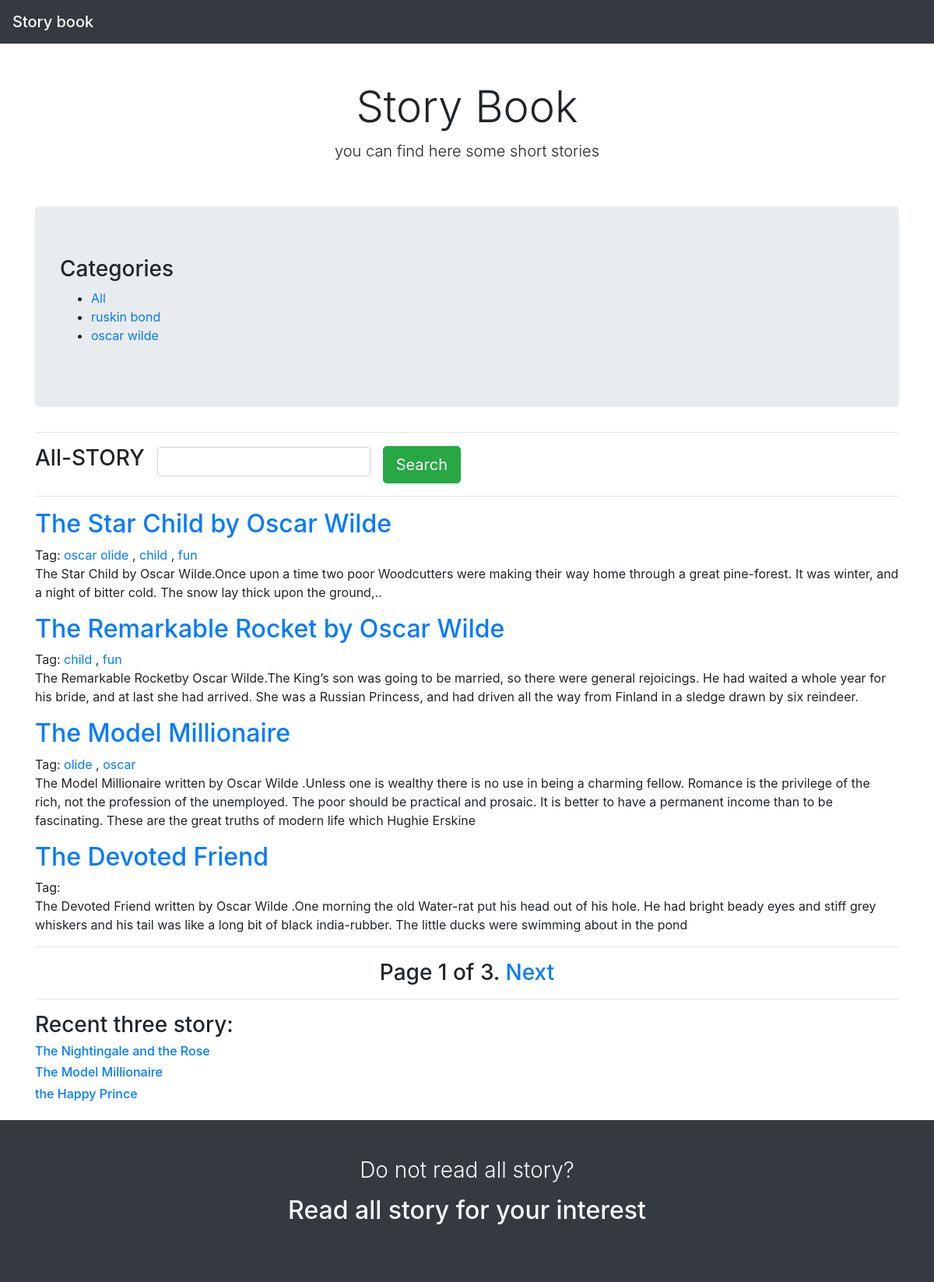
The page / on the database its author committed.
### story/models.py (models this page shows, shortened)
class Category(models.Model):
    name=models.CharField(max_length=150,db_index=True,)
    slug=models.SlugField(unique=True)
    class Meta:
        ordering=('-name',)
    def get_absolute_url(self):
        return reverse('story:story_category',args=[self.slug,])

class Story(models.Model):
    category=models.ForeignKey(Category,on_delete=models.CASCADE)
    title=models.CharField(max_length=150)
    body=models.TextField()
    des=models.TextField()
    publish=models.DateTimeField(auto_now_add=True)
    tags=TaggableManager()
    class Meta:
        ordering=('-publish',)
    def get_absolute_url(self):
        return reverse('story:story_detail',args=[self.id,])

### story/views.py (the view, shortened to what this page needs)
# urls.py: path('', views.story_list,name='story_list'),
def story_list(request,category_slug=None,tag_slug=None):
    category=None
    categories=Category.objects.all()
    story=Story.objects.all()
    paginator=Paginator(story,4)
    page=request.GET.get('page')
    tag=None
    try:
        story=paginator.page(page)
    except PageNotAnInteger:
        story=paginator.page(1)
    except EmptyPage:
        story=paginator.page(paginator.num_pages)
    all_story=list(Story.objects.all())
    recent_story=random.sample(all_story,3)
    return render(request,'story/story_list.html',{
                                                   'categories':categories,
                                                   'story':story,
                                                   'category':category,
                                                   'page':page,
                                                   'recent_story':recent_story,
                                                   'tag':tag
                                                   })

### story/templates/story/story_list.html (shortened to what this page needs)
{% extends 'base.html' %}
{% block body %}
<div class="pricing-header px-3 py-3 pt-md-5 pb-md-4 mx-auto text-center">
    <h1 class="display-4">Story Book</h1>
    <p class="lead">you can find here some short stories</p>
</div>
<div class="container">
    <div class="jumbotron mt-3">
        <h3>Categories</h3>
        <ul>
            <li>
                <a href="{% url 'story:story_list' %}">All</a>
            </li>
            {% for x in categories %}
            <li>
                <a href="{{x.get_absolute_url}}">{{x.name}}</a>
            </li>
            {% endfor %}
        </ul>
    </div>
    <div>
        <hr>
         <form action="{% url 'story:story_search' %}" class="form-inline" method="get">
             <div class="form-group mb-2">
                <h3> {% if category %}{{category.name}}{% else %}All-STORY{% endif  %}</h3>
             </div>
             <div class="form-group mx-sm-3 mb-2">
                 <input name="search" class="form-control" >
             </div>
            <button type="submit" class="btn btn-success btn-lg">Search</button>
         </form>
        <hr>
        {% for x in story %}
        <div class="mt-3">
            <a href="{{x.get_absolute_url}}">
                <h2>{{x.title}}</h2>
            </a>
            Tag: {% for tag in x.tags.all %}
            <a href='{% url "story:story_by_tag" tag.slug %}'>{{tag.name}}</a>
            {% if not forloop.last %},{% endif %}
            {% endfor %}
            <p>{{x.des}}</p>
        </div>
        {% endfor %}
        <hr>
        <h3 class="text-center">{% include 'pagination.html' with page=story %}</h3>
         <hr>
         <h3>Recent three story:</h3>
         {% for x in recent_story %}
         <a href="{{recent_story.get_absolute_url}}">
            <h6>{{x.title}}</h6>
        </a>
         {% endfor %}
    </div>
</div>
{% endblock %}

### story/templates/base.html (shortened to what this page needs)
<!doctype html>
<html lang="en">
  <head>
    <link rel="stylesheet" href="https://stackpath.bootstrapcdn.com/bootstrap/4.5.0/css/bootstrap.min.css">
  </head>
  <body>
    <nav class="navbar navbar-dark bg-dark">
    <span class="navbar-brand mb-0 h1">Story book</span>
    </nav>
    {% block body %}
     {% endblock %}
     <footer class="cs-footer mt-4 bg-dark pt-5 pt-md-6 pt-lg-7">
      <div class="container pt-3 pt-md-0">
        <div class="pb-md-4 text-center">
          <h3 class="text-light font-weight-light mb-3">Do not read all story?</h3>
          <h2 class="text-light mb-5">Read all story for your interest</h2>
        </div>
      </div>
      </footer>
  </body>
</html>

### story/templates/pagination.html (shortened to what this page needs)
<div class="">
    <span class="">
    <span class="">
    Page {{ page.number }} of {{ page.paginator.num_pages }}.
    </span>
    {% if page.has_next %}
    <a href="?page={{ page.next_page_number }}">Next</a>
    {% endif %}
    </span>
</div>

### rows shown on the page
Category: name "ruskin bond"
Category: name "oscar wilde"
Story: title "The Star Child by Oscar Wilde", des "The Star Child by Oscar Wilde.Once upon a time two poor Woodcutters were making their way home through a great pine-forest. It was winter, and a night of bitter cold. The snow lay thick upon the ground,.."
Tag: name "oscar olide"
Tag: name "child"
Tag: name "fun"
Story: title "The Remarkable Rocket by Oscar Wilde", des "The Remarkable Rocketby Oscar Wilde.The King’s son was going to be married, so there were general rejoicings. He had waited a whole year for his bride, and at last she had arrived. She was a Russian Princess, and had driven all the way from Finland in a sledge drawn by six reindeer."
Story: title "The Model Millionaire", des "The Model Millionaire written by Oscar Wilde .Unless one is wealthy there is no use in being a charming fellow. Romance is the privilege of the rich, not the profession of the unemployed. The poor should be practical and prosaic. It is better to have a permanent income than to be fascinating. These are the great truths of modern life which Hughie Erskine"
Tag: name "olide"
Tag: name "oscar"
Story: title "The Devoted Friend", des "The Devoted Friend written by Oscar Wilde .One morning the old Water-rat put his head out of his hole. He had bright beady eyes and stiff grey whiskers and his tail was like a long bit of black india-rubber. The little ducks were swimming about in the pond"
Story: title "The Nightingale and the Rose"
Story: title "the Happy Prince"

### other values the page prints
{{ page.number }} "1"
{{ page.paginator.num_pages }} "3"
